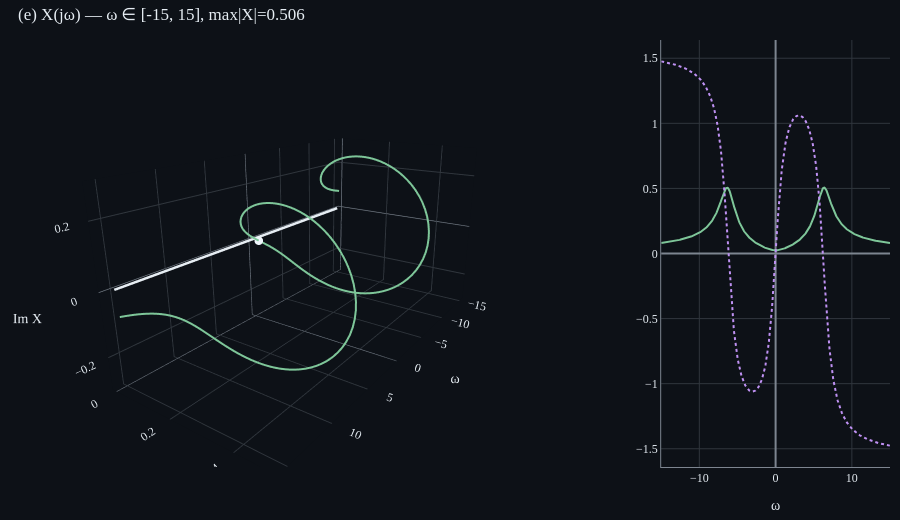

This figure's notebook cell:
### Markdown cell above
### F4 — 감쇠 정현파 `e^(-t)·cos(2π·t)·u(t)`

X(jω) = (1+jω) / ((1+jω)² + (2π)²). ω = ±2π 근처에 *완만한 두 피크*. RLC 자연 응답의 주파수 특성.

### Code cell
sig = signals.decaying_exp(rate=1.0) * signals.cosine(omega=2*np.pi)
an = FourierAnalyzer(sig, t_min=0.0, t_max=20.0, n_samples=4000)
omegas, X = an.spectrum(omega_min=-15.0, omega_max=15.0, n_omega=600)

p = SpectrumPlot(view='mag_phase', show_inset=True)
p.show_spectrum(omegas, X)
p.figure.show()

### Figure 1 — Plotly figure (JSON) as saved in the notebook; plotly's stock layout.template omitted (floating-point values rounded to 4 significant figures; data arrays with more than 128 entries replaced by an {"elided": "..."} marker saying what was removed)
{"data": [{"line": {"color": "#e6edf3", "width": 5}, "mode": "lines", "name": "t-axis", "opacity": 1.0, "scene": "scene", "showlegend": false, "x": [-15.0, 15.0], "y": [0.0, 0.0], "z": [0.0, 0.0], "type": "scatter3d"}, {"line": {"color": "#7ec699", "width": 4}, "mode": "lines", "name": "X(jω)", "x": {"elided": "600 float values"}, "y": {"elided": "600 float values"}, "z": {"elided": "600 float values"}, "type": "scatter3d"}, {"marker": {"color": "#f0f6fc", "size": 5}, "mode": "markers", "name": "ω=0", "x": [-0.02504], "y": [0.02471], "z": [-0.0005881], "type": "scatter3d"}, {"line": {"color": "#7ec699", "width": 2}, "mode": "lines", "name": "|X|", "x": {"elided": "600 float values"}, "xaxis": "x", "y": {"elided": "600 float values"}, "yaxis": "y", "type": "scatter"}, {"line": {"color": "#bf91f3", "dash": "dot", "width": 2}, "mode": "lines", "name": "arg X", "x": {"elided": "600 float values"}, "xaxis": "x", "y": {"elided": "600 float values"}, "yaxis": "y", "type": "scatter"}], "layout": {"font": {"color": "#e6edf3", "family": "serif", "size": 12}, "margin": {"l": 10, "r": 10, "t": 40, "b": 10}, "title": {"font": {"color": "#e6edf3"}, "text": "(e) X(jω) — ω ∈ [-15, 15], max|X|=0.506", "x": 0.02, "xanchor": "left"}, "scene": {"domain": {"x": [0.0, 0.7], "y": [0.0, 1.0]}, "xaxis": {"backgroundcolor": "#0d1117", "gridcolor": "#30363d", "zerolinecolor": "#7d8590", "showbackground": true, "color": "#e6edf3", "title": {"text": "ω"}}, "yaxis": {"backgroundcolor": "#0d1117", "gridcolor": "#30363d", "zerolinecolor": "#7d8590", "showbackground": true, "color": "#e6edf3", "title": {"text": "Re X"}}, "zaxis": {"backgroundcolor": "#0d1117", "gridcolor": "#30363d", "zerolinecolor": "#7d8590", "showbackground": true, "color": "#e6edf3", "title": {"text": "Im X"}}, "aspectratio": {"x": 2.0, "y": 1.0, "z": 1.0}, "camera": {"eye": {"x": 2.2, "y": 1.5, "z": 0.9}}, "aspectmode": "manual"}, "xaxis": {"showgrid": true, "gridcolor": "#30363d", "zeroline": true, "zerolinecolor": "#7d8590", "linecolor": "#7d8590", "color": "#e6edf3", "title": {"text": "ω"}, "domain": [0.74, 1.0], "anchor": "y"}, "yaxis": {"showgrid": true, "gridcolor": "#30363d", "zeroline": true, "zerolinecolor": "#7d8590", "linecolor": "#7d8590", "color": "#e6edf3", "title": {"text": ""}, "domain": [0.0, 1.0], "anchor": "x"}, "paper_bgcolor": "#0d1117", "plot_bgcolor": "#0d1117", "showlegend": false, "height": 520}}
